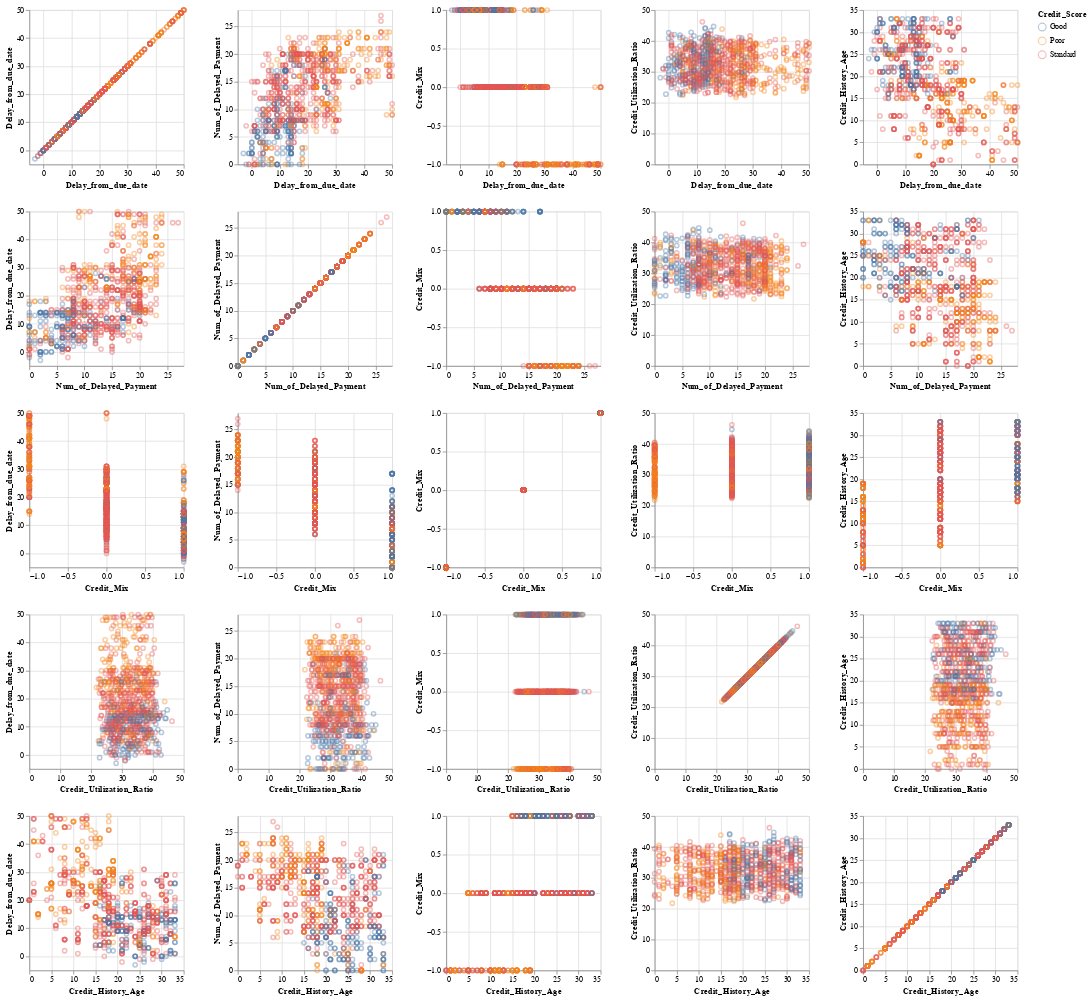

Source (notebook cell):
### Code cell
quantitative_to_plot = ["Delay_from_due_date", "Num_of_Delayed_Payment", "Credit_Mix", "Credit_Utilization_Ratio", "Credit_History_Age"]

def remove_outliers(column):
    Q1 = column.quantile(0.25)
    Q3 = column.quantile(0.75)
    IQR = Q3 - Q1
    return (column >= Q1 - 1.5 * IQR) & (column <= Q3 + 1.5 * IQR)

# Apply outlier removal to each column
for col in quantitative_to_plot:
    subset_train = subset_train[remove_outliers(subset_train[col])]

train_pairplot = alt.Chart(subset_train).mark_point(opacity=0.4).encode(
    alt.X(alt.repeat("row"), type="quantitative"),
    alt.Y(alt.repeat("column"), type="quantitative"),
    color = alt.Color("Credit_Score").title("Credit_Score")
).properties(
    width=200,
    height=200
).repeat(
    column=quantitative_to_plot,
    row=quantitative_to_plot
)
train_pairplot

### Figure 1 — Vega-Lite specification as saved in the notebook (floating-point values rounded to 4 significant figures; data arrays with more than 128 entries replaced by an {"elided": "..."} marker saying what was removed)
{"config": {"view": {"continuousWidth": 300, "continuousHeight": 300}}, "repeat": {"column": ["Delay_from_due_date", "Num_of_Delayed_Payment", "Credit_Mix", "Credit_Utilization_Ratio", "Credit_History_Age"], "row": ["Delay_from_due_date", "Num_of_Delayed_Payment", "Credit_Mix", "Credit_Utilization_Ratio", "Credit_History_Age"]}, "spec": {"data": {"name": "data-43f7db8d365dc08b3ea30293aba559a1"}, "mark": {"type": "point", "opacity": 0.4}, "encoding": {"color": {"field": "Credit_Score", "title": "Credit_Score", "type": "nominal"}, "x": {"field": {"repeat": "row"}, "type": "quantitative"}, "y": {"field": {"repeat": "column"}, "type": "quantitative"}}, "height": 200, "width": 200}, "$schema": "https://vega.github.io/schema/vega-lite/v5.16.3.json", "datasets": {"data-43f7db8d365dc08b3ea30293aba559a1": {"elided": "912 records"}}}
